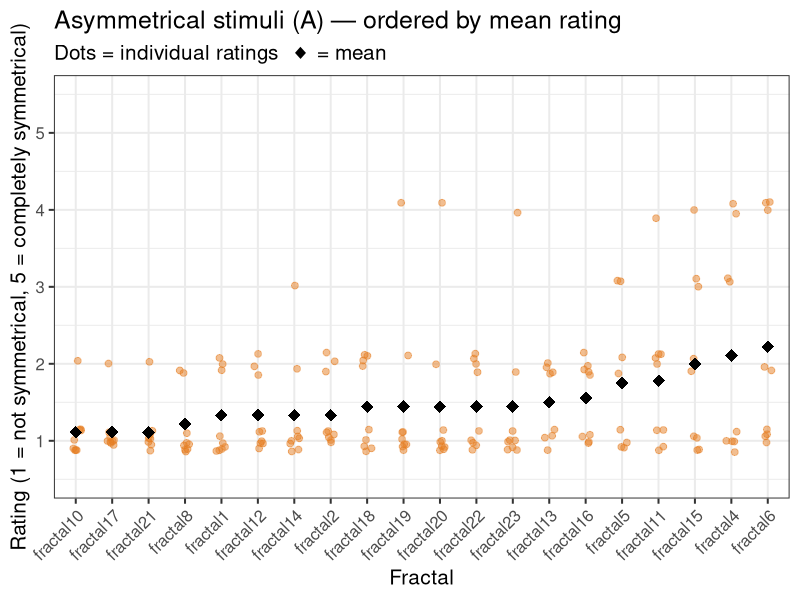
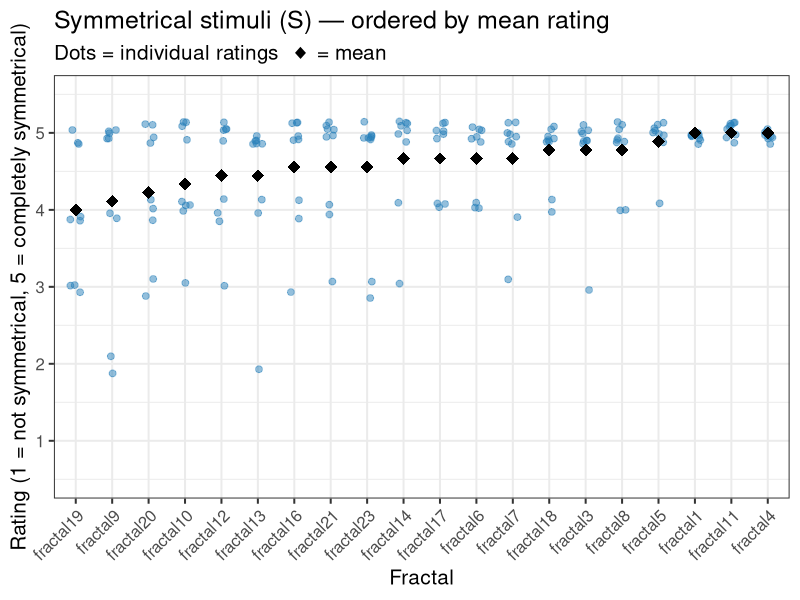

Recreate these plots in R, in order.

library("tidyverse")
library("afex")
library("emmeans")

theme_set(
  theme_bw(base_size = 15) +
    theme(legend.position = "bottom")
)

ratings <- read_csv("../../test_experiment/results/ratings.csv")
glimpse(ratings)

# ── Means by stimulus (fractal × variant) ─────────────────────────────────────

means <- ratings |>
  group_by(stimulus_id, variant, stimulus) |>
  summarise(
    mean_rating = mean(rating, na.rm = TRUE),
    n           = n(),
    .groups     = "drop"
  ) |>
  arrange(stimulus_id, variant)

print(means, n = Inf)

# ── Helper: build one rating plot for a single variant ────────────────────────

plot_ratings <- function(data, means, v, colour, title) {
  data |>
    filter(variant == v) |>
    left_join(filter(means, variant == v), by = c("stimulus_id", "variant", "stimulus")) |>
    mutate(stimulus_id = fct_reorder(stimulus_id, mean_rating)) |>
    ggplot(aes(x = stimulus_id, y = rating)) +
    geom_jitter(
      colour = colour,
      width = 0.15, height = 0.15,
      alpha = 0.5, size = 2
    ) +
    geom_point(aes(y = mean_rating), size = 4, shape = 18) +
    scale_y_continuous(breaks = 1:5, limits = c(0.5, 5.5)) +
    labs(
      title    = title,
      subtitle = "Dots = individual ratings  ◆ = mean",
      x        = "Fractal",
      y        = "Rating (1 = not symmetrical, 5 = completely symmetrical)"
    ) +
    theme(axis.text.x = element_text(angle = 45, hjust = 1))
}

plot_A <- plot_ratings(ratings, means, "A", "#e67e22", "Asymmetrical stimuli (A) — ordered by mean rating")
plot_S <- plot_ratings(ratings, means, "S", "#2980b9", "Symmetrical stimuli (S) — ordered by mean rating")

print(plot_A)
print(plot_S)
